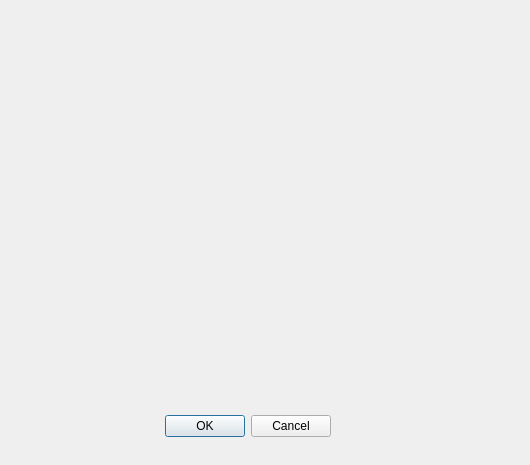
<?xml version="1.0" encoding="UTF-8"?>
<ui version="4.0">
 <class>Dialog</class>
 <widget class="QDialog" name="Dialog">
  <property name="geometry">
   <rect>
    <x>0</x>
    <y>0</y>
    <width>530</width>
    <height>465</height>
   </rect>
  </property>
  <property name="windowTitle">
   <string>Dialog</string>
  </property>
  <widget class="QDialogButtonBox" name="buttonBox">
   <property name="geometry">
    <rect>
     <x>160</x>
     <y>410</y>
     <width>171</width>
     <height>32</height>
    </rect>
   </property>
   <property name="orientation">
    <enum>Qt::Orientation::Horizontal</enum>
   </property>
   <property name="standardButtons">
    <set>QDialogButtonBox::StandardButton::Cancel|QDialogButtonBox::StandardButton::Ok</set>
   </property>
  </widget>
  <widget class="QLabel" name="label">
   <property name="geometry">
    <rect>
     <x>20</x>
     <y>20</y>
     <width>501</width>
     <height>371</height>
    </rect>
   </property>
   <property name="text">
    <string/>
   </property>
   <property name="pixmap">
    <pixmap>../../pictures/MCB.png</pixmap>
   </property>
   <property name="scaledContents">
    <bool>true</bool>
   </property>
  </widget>
 </widget>
 <resources/>
 <connections>
  <connection>
   <sender>buttonBox</sender>
   <signal>accepted()</signal>
   <receiver>Dialog</receiver>
   <slot>accept()</slot>
   <hints>
    <hint type="sourcelabel">
     <x>248</x>
     <y>254</y>
    </hint>
    <hint type="destinationlabel">
     <x>157</x>
     <y>274</y>
    </hint>
   </hints>
  </connection>
  <connection>
   <sender>buttonBox</sender>
   <signal>rejected()</signal>
   <receiver>Dialog</receiver>
   <slot>reject()</slot>
   <hints>
    <hint type="sourcelabel">
     <x>316</x>
     <y>260</y>
    </hint>
    <hint type="destinationlabel">
     <x>286</x>
     <y>274</y>
    </hint>
   </hints>
  </connection>
 </connections>
</ui>
